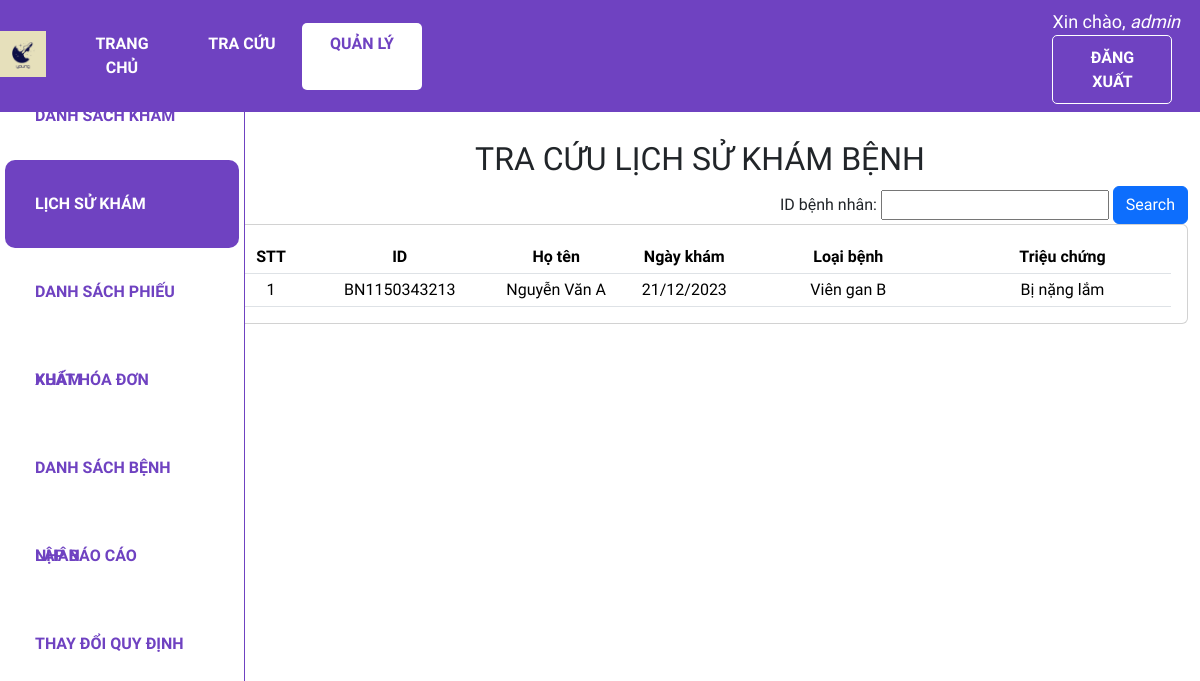
Before: /lsk (signed in) with the older database file.
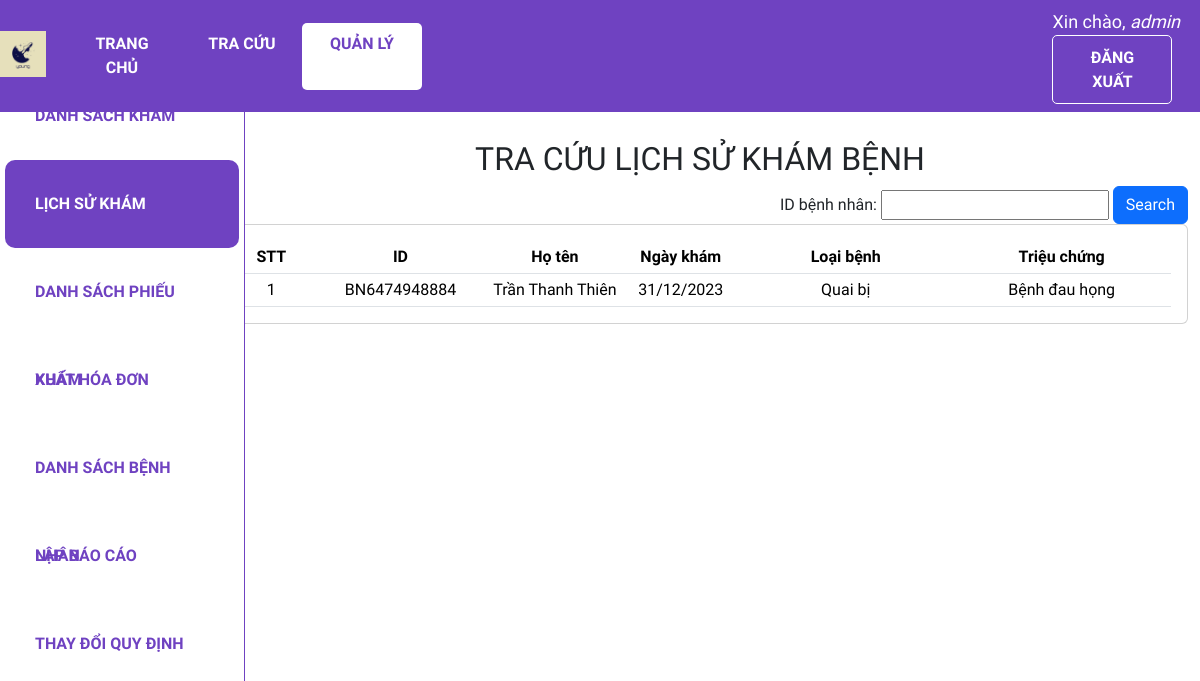
After: the same page with the newer database file.
### web_core/models.py (models this page shows, shortened)
class PHIEUKHAM(models.Model):
    id = ShortUUIDField(
        verbose_name='ID phiếu khám',
        length=10,
        max_length=12,
        prefix="PK",
        alphabet="0123456789",
        primary_key=True
    )
    id_benhnhan = models.ForeignKey(BENHNHAN, on_delete = models.CASCADE,verbose_name = 'ID bệnh nhân', null = True)
    ngay_kham = models.DateTimeField('Ngày khám', auto_now_add = True)
    trieu_chung = models.CharField('Triệu chứng', max_length = 100, blank = False)
    loai_benh = models.ForeignKey(DANHMUC, on_delete = models.CASCADE, limit_choices_to = {'loai':'Bệnh'}, related_name = 'benh',verbose_name = 'Loại bệnh',null = True)

class BENHNHAN(models.Model):
    GIOITINH = (
        ('Nam', 'Nam'),
        ('Nữ', 'Nữ'),
    )
    id = ShortUUIDField(
        verbose_name='ID bệnh nhân',
        length=10,
        max_length=12,
        prefix="BN",
        alphabet="0123456789",
        primary_key=True)
    ho_ten = models.CharField('Họ tên', max_length = 100)
    gioi_tinh = models.CharField('Giới tính', max_length = 3, choices = GIOITINH)
    ngay_sinh = models.DateField('Ngày sinh', default = '01/01/1990', null=True)
    dia_chi = models.CharField('Địa chỉ', max_length = 255, null = True)

class DANHMUC(models.Model):
    CATEGORIES = (
        ('Bệnh', 'Bệnh'),
        ('Thuốc', 'Thuốc'),
        ('Đơn vị', 'Đơn vị'),
        ('Cách dùng', 'Cách dùng'),
    )
    id = ShortUUIDField(
        verbose_name='ID Danh mục',
        length=10,
        max_length=12,
        prefix="DM",
        alphabet="0123456789",
        primary_key=True)
    ten = models.CharField('Tên', max_length=255, unique = True)
    loai = models.CharField('Loại', max_length=20, choices=CATEGORIES)
    gia_tri = models.IntegerField('Giá trị', null=True, blank=True, validators=[MinValueValidator(0)])

### web_core/views.py (the view)
# urls.py: path('lsk',views.lsk, name='quanli_lsk'),
@login_required(login_url='login')
def lsk(request):
    lsk = PHIEUKHAM.objects.all().order_by('ngay_kham')
    enum_lsk = enumerate(lsk, start = 1)
    myFilter = LichSuKhamFilter()
    if request.GET.__contains__('ID'):
        myFilter = LichSuKhamFilter(request.GET,queryset=lsk)
        lsk = myFilter.qs
        enum_lsk = enumerate(lsk, start = 1)
    context ={'lsk': lsk, 'myFilter':myFilter, 'enum_lsk': enum_lsk}
    return render(request, 'web_core/lsk.html',context)

### web_core/templates/web_core/lsk.html (shortened to what this page needs)
{% extends 'web_core/main.html' %}
{% block content %}
<div class="row">
    <div class="col-md-2">
        {% include 'web_core/sidebar.html' %}
    </div>
    <div class="col-md-10">
        <h2 class="table-title" style>TRA CỨU LỊCH SỬ KHÁM BỆNH</h2>
        <div class="btn-text-right">
            <form method="get">
                {{myFilter.form}}
                <button class="btn btn-primary" type="submit">Search</button>
            </form>
        </div>
        <div class="card card-body">
            <table class='table table-sm'>
                <tr class="table-head">
                    <th class="small-content">STT</th>
                    <th class="small-content">ID</th>
                    <th class="mid-content">Họ tên</th>
                    <th class="small-content">Ngày khám</th>
                    <th class="small-content">Loại bệnh</th>
                    <th class="large-content">Triệu chứng</th>
                </tr>
                {% for index,lsk in enum_lsk %}
                <tr>
                    <td class="small-content">{{index}}</td>
                    <td class="mid-content">{{lsk.id_benhnhan.id}}</td>
                    <td class="small-content">{{lsk.id_benhnhan.ho_ten}}</td>
                    <td class="small-content">{{lsk.ngay_kham|date:"d/m/Y"}}</td>
                    <td class="large-content">{{lsk.loai_benh.ten}}</td>
                    <td class="large-content">{{lsk.trieu_chung}}</td>
                </tr>
                {% endfor %}
            </table>
        </div>
    </div>
</div>
{% endblock %}

### web_core/templates/web_core/main.html (shortened to what this page needs)
{% load static %}
<!DOCTYPE html>
<html lang="en">
<head>
  <link rel="stylesheet" type="text/css" href="{% static '/css/main.css' %}">
  <link href="https://cdn.jsdelivr.net/npm/bootstrap@5.3.2/dist/css/bootstrap.min.css" rel="stylesheet">
</head>
<body>
  {% include 'web_core/navbar.html' %}
  <div class="container-fluid" style="margin-top:90px;">
    {% block content %}
    {% endblock %}
  </div>
</body>
</html>

### web_core/templates/web_core/navbar.html (shortened to what this page needs)
{% load static %}
<nav class="navbar navbar-expand-lg my-navbar fixed-top">
    <a class="navbar-brand" href="{% url 'home' %}">
        <img alt="logo-brand" src="{% static 'images/favicon.png' %}" height="50" style="padding-bottom: 4px" />
    </a>
    <div class="collapse navbar-collapse" id="navbarNav">
        {% with request.resolver_match.url_name as url_name %}
        <div class="navbar-nav">
            <a class="nav-item nav-link my-nav-item {% if url_name == 'home' %}my-nav-active{% endif %}"
                href="{% url 'home' %}">Trang chủ</a>
            <a class="nav-item nav-link my-nav-item {% if url_name == 'lsk_guest' %}my-nav-active{% endif %}"
                href="{% url 'lsk_guest' %}">Tra cứu</a>
            <a class="nav-item nav-link my-nav-item {% if 'quanli' in url_name %}my-nav-active{% endif %}"
                href="{% url 'quanli_dskb' %}">Quản lý</a>
        </div>
        {% endwith %}
    </div>
    {% with request.resolver_match.url_name as url_name %}
    {% if request.user.is_authenticated %}
    <div class="ml-auto">
        <span class="hello-msg">Xin chào, <span>{{ request.user }}</span></span>
        <a class="nav-item nav-link my-nav-item my-btn" href="{% url 'logout' %}">Đăng xuất</a>
    </div>
    {% else %}
    <div class="ml-auto">
        <a class="nav-item nav-link my-nav-item my-btn {% if url_name == 'login' %}my-nav-active{% endif %}"
            href="{% url 'login' %}">Đăng nhập</a>
    </div>
    {% endif %}
    {% endwith %}
</nav>

### web_core/templates/web_core/sidebar.html (shortened to what this page needs)
<nav class="navbar navbar-expand-md my-navbar fixed-left">
    {% with request.resolver_match.url_name as url_name %}
    <div class="navbar-nav my-sidebar-nav">
        <a class="nav-item nav-link my-sidebar-item {% if 'dskb' in url_name %}my-sidebar-active{% endif %}"
            href="{% url 'quanli_dskb' %}">Danh sách khám bệnh</a>
        <a class="nav-item nav-link my-sidebar-item {% if 'lsk' in url_name %}my-sidebar-active{% endif %}"
            href="{% url 'quanli_lsk' %}">Lịch sử khám</a>
        <a class="nav-item nav-link my-sidebar-item {% if 'dspk' in url_name %}my-sidebar-active{% endif %}"
            href="{% url 'quanli_dspk' %}">Danh sách phiếu khám</a>
        <a class="nav-item nav-link my-sidebar-item {% if 'xuathoadon' in url_name %}my-sidebar-active{% endif %}"
            href="{% url 'quanli_xuathoadon' %}">Xuất hóa đơn</a>
        {% if request.user.is_staff%}
        <a class="nav-item nav-link my-sidebar-item {% if 'dsbn' in url_name %}my-sidebar-active{% endif %}"
            href="{% url 'quanli_dsbn' %}">Danh sách bệnh nhân</a>
        <a class="nav-item nav-link my-sidebar-item {% if 'lapbaocao' in url_name %}my-sidebar-active{% endif %}"
            href="{% url 'quanli_lapbaocao' %}">Lập báo cáo</a>
        <a class="nav-item nav-link my-sidebar-item {% if 'thaydoi' in url_name %}my-sidebar-active{% endif %}"
            href="{% url 'quanli_thaydoi' %}">Thay đổi quy định</a>
        {% endif %}
    </div>
    {% endwith %}
</nav>

### web_core/static/css/main.css (style rules this page uses)
* { font-family: 'Baloo 2', cursive; }
html, body { margin: 0; padding: 0; height: 100%; overflow-x: hidden; }

### web_core/templates/web_core/navbar.html (style rules this page uses)
.my-navbar.fixed-top { position: fixed; color: #fff; background-color: #6f42c1; z-index: 10; }
.my-nav-item { color: #fff; font-weight: bold; padding: 9.6px 16px !important; text-transform: uppercase; border-radius: 5px; width: 120px; text-align: center; }
.my-nav-active, .my-nav-active:hover { color: #6f42c1; background-color: #fff; }
.my-btn { border: 1px solid #fff; margin-right: 10px; }
.hello-msg { font-size: 18px; color: #fff; margin-right: 20px; }
.hello-msg>span { font-style: italic; }

### web_core/templates/web_core/lsk.html (style rules this page uses)
.col-md-2 { padding: 0; }
.col-md-10 { margin-top: 50px; }
.card-body { padding-bottom: 0px; }
.table-title { text-align: center; }
.table td, .table th { vertical-align: middle; text-align: center; }
.small-content { width: 150px; }
.mid-content { width: 250px; }
.large-content { width: 450px; }
.table-head { color: #ffff; background-color: #6f42c1; }
.btn-text-right { text-align: right; }

### web_core/templates/web_core/sidebar.html (style rules this page uses)
.my-navbar.fixed-left { position: fixed; top: 72px; left: 0; bottom: 0; padding: 0; z-index: 1; width: 245px; background: #fff; border-right: 1px solid #6f42c1; flex-flow: column nowrap; align-items: flex-start; }
.navbar-nav.my-sidebar-nav { flex-direction: column; }
.my-sidebar-item { color: #6f42c1; font-weight: bold; padding: 0 30px !important; margin: 0 5px; text-transform: uppercase; height: 88px; line-height: 88px; border-radius: 10px; }
.my-sidebar-active, .my-sidebar-active:hover { color: #fff; background-color: #6f42c1; }

Changed rows visible on the page:
removed PHIEUKHAM: index "1", id_benhnhan.id "BN1150343213", id_benhnhan.ho_ten "Nguyễn Văn A", ngay_kham "21/12/2023", loai_benh.ten "Viên gan B", trieu_chung "Bị nặng lắm"
added PHIEUKHAM: index "1", id_benhnhan.id "BN6474948884", id_benhnhan.ho_ten "Trần Thanh Thiên", ngay_kham "31/12/2023", loai_benh.ten "Quai bị", trieu_chung "Bệnh đau họng"
